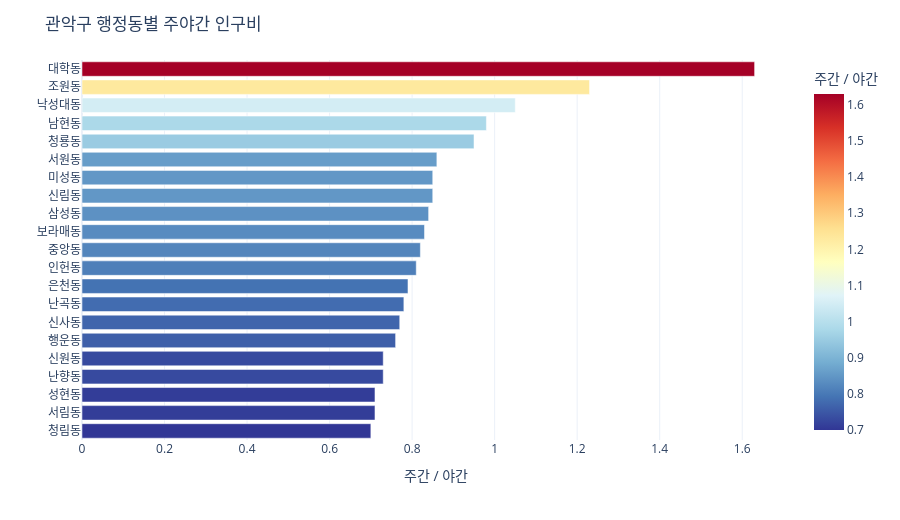

Source (notebook cell):
### Markdown cell above
## 7. 관악구는 어떤가

수업 저장소의 다른 작업이 관악캠퍼스 주변을 다루므로 함께 본다.

### Code cell
gwanak = ratio[ratio["SGG_NM"] == "관악구"].sort_values("주야간비", ascending=False)
print(f"관악구 행정동 {len(gwanak)}개\n")
display(gwanak[["ADMI_NM", "주간", "야간", "주야간비"]].round(0).to_string(index=False))

fig = px.bar(gwanak.sort_values("주야간비"), x="주야간비", y="ADMI_NM",
             orientation="h", color="주야간비", color_continuous_scale="RdYlBu_r",
             labels={"주야간비": "주간 / 야간", "ADMI_NM": ""})
fig.update_layout(title="관악구 행정동별 주야간 인구비",
                  template="plotly_white", height=520)
fig.write_html(HTML / "13_2.html", include_plotlyjs="cdn")
fig.show()

### Figure 1 — Plotly figure (JSON) as saved in the notebook; plotly's stock layout.template omitted (floating-point values rounded to 4 significant figures)
{"data": [{"hovertemplate": "주간 / 야간=%{marker.color}<br>=%{y}<extra></extra>", "legendgroup": "", "marker": {"color": [0.7, 0.71, 0.71, 0.73, 0.73, 0.76, 0.77, 0.78, 0.79, 0.81, 0.82, 0.83, 0.84, 0.85, 0.85, 0.86, 0.95, 0.98, 1.05, 1.23, 1.63], "coloraxis": "coloraxis", "pattern": {"shape": ""}}, "name": "", "orientation": "h", "showlegend": false, "textposition": "auto", "type": "bar", "x": [0.7, 0.71, 0.71, 0.73, 0.73, 0.76, 0.77, 0.78, 0.79, 0.81, 0.82, 0.83, 0.84, 0.85, 0.85, 0.86, 0.95, 0.98, 1.05, 1.23, 1.63], "xaxis": "x", "y": ["청림동", "서림동", "성현동", "난향동", "신원동", "행운동", "신사동", "난곡동", "은천동", "인헌동", "중앙동", "보라매동", "삼성동", "신림동", "미성동", "서원동", "청룡동", "남현동", "낙성대동", "조원동", "대학동"], "yaxis": "y"}], "layout": {"barmode": "relative", "coloraxis": {"autocolorscale": false, "colorbar": {"title": {"text": "주간 / 야간"}}, "colorscale": [[0.0, "rgb(49,54,149)"], [0.1, "rgb(69,117,180)"], [0.2, "rgb(116,173,209)"], [0.3, "rgb(171,217,233)"], [0.4, "rgb(224,243,248)"], [0.5, "rgb(255,255,191)"], [0.6, "rgb(254,224,144)"], [0.7, "rgb(253,174,97)"], [0.8, "rgb(244,109,67)"], [0.9, "rgb(215,48,39)"], [1.0, "rgb(165,0,38)"]]}, "height": 520, "legend": {"tracegroupgap": 0}, "margin": {"t": 60}, "title": {"text": "관악구 행정동별 주야간 인구비"}, "xaxis": {"anchor": "y", "domain": [0.0, 1.0], "title": {"text": "주간 / 야간"}}, "yaxis": {"anchor": "x", "domain": [0.0, 1.0], "title": {"text": ""}}}}
